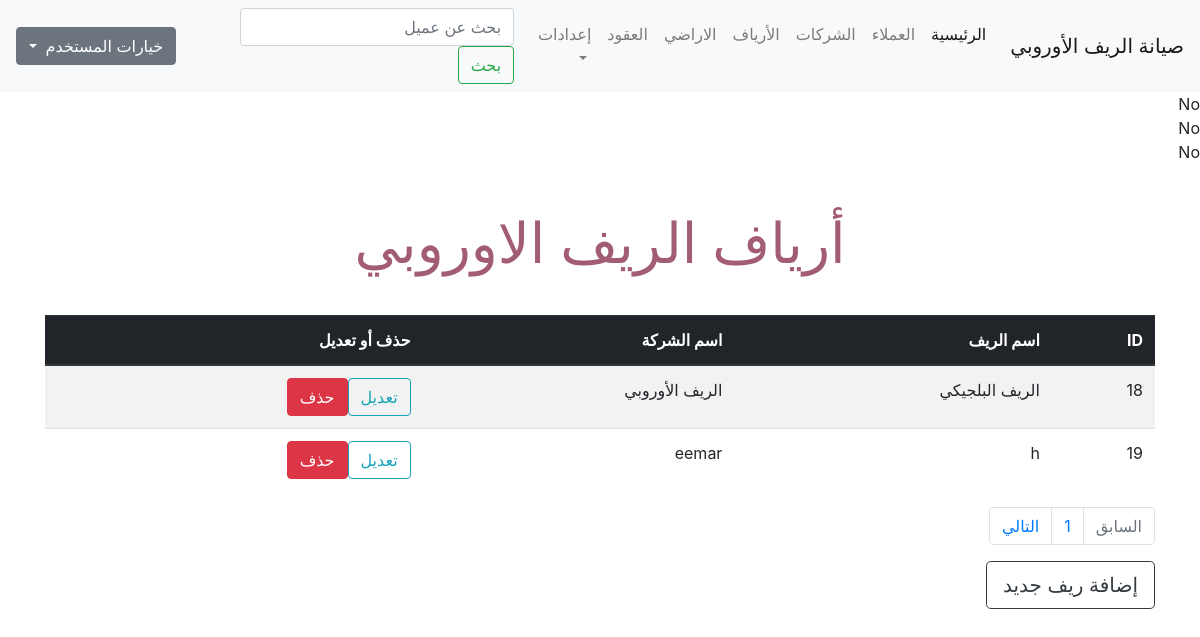
/reefs.php (signed in), run on the app's committed database.
### tables this page shows
CREATE TABLE `maint` (
  `maint_id` int(11) NOT NULL,
  `contract_id` int(11) NOT NULL,
  `balance` int(255) NOT NULL,
  `start_date` date NOT NULL,
  `end_date` date NOT NULL,
  `billed_to_date` date NOT NULL,
  `maint_fee` int(11) NOT NULL DEFAULT '750'
);

CREATE TABLE `reefs` (
  `reef_id` int(11) NOT NULL,
  `company_id` int(11) NOT NULL,
  `reef_name` varchar(100) NOT NULL
);

CREATE TABLE `company` (
  `company_id` int(11) NOT NULL,
  `company_name` varchar(150) NOT NULL
);

### reefs.php (the view, shortened to what this page needs)
<?php
if (isset($_SESSION['username'])) {
    include 'init.php';
    echo '<div class="container">';
    if (isset($_GET['action'])) {
        $action = $_GET['action'];
    } else {
        $action = "Manage";
    }
        if ($action == 'Manage') {
        $limit = 4;
        $stmt = $db->prepare("SELECT * FROM reefs");
        $stmt->execute();
        $total_result = $stmt->rowCount();
        $total_pages = ceil($total_result/$limit);
        if(!isset($_GET['page'])) {
            $page = 1;
        } else {
            $page = $_GET['page'];
        }
        $starting_limit = ($page-1)*$limit;
        $show = "SELECT * FROM reefs ORDER BY reef_id ASC LIMIT $starting_limit, $limit";
        $rows = $db->prepare($show);
        $rows->execute();
        echo '<h1 class="page-title text-center"> أرياف الريف الاوروبي </h1>';
        ?>
        <table class="table table-striped table-hover ">
            <thead class="thead-dark">
                <tr>
                    <th>
                        ID
                    </th>
                    <th>
                        اسم الريف
                    </th>
                    <th>
                        اسم الشركة
                    </th>
                    <th>
                        حذف أو تعديل
                    </th>
                </tr>
            </thead>
            <tbody>
                <?php
                    foreach($rows as $row) {
                        $stmt = $db->prepare('SELECT * FROM company WHERE company_id = ? LIMIT 1');
                        $stmt->execute(array($row['company_id']));
                        $company = $stmt->fetch();
                        echo '<tr>';
                            echo '<td>' . $row['reef_id'] .  '</td><td>' . $row['reef_name'] . '</td><td>' . $company['company_name'] .
                            '</td><td><a href="?action=Edit&id=' . $row['reef_id'] . '" class="btn btn-outline-info">تعديل</a><a href="?action=Delete&id=' . $row['reef_id'] . '" class="btn btn-danger confirm"> حذف</a></td>';
                        echo '</tr>';
                    }
                ?>
            </tbody>
        </table>
        <nav aria-label="Page navigation example">
            <ul class="pagination">
            <?php $past_page = $_GET['page'] - 1;
                if ($past_page < 1) {
                    $past_page = 1;
                    $past_page_status = 'disabled';
                }
            ?>
                <li class="page-item <?php echo $past_page_status; ?>">
                    <a href='<?php echo "?page=$past_page"; ?>' class="page-link">السابق
                    </a>
                </li>
                <?php
                for ($page=1; $page <= $total_pages ; $page++):?>
                <li class="page-item">
                    <a href='<?php echo "?page=$page"; ?>' class="page-link <?php if ($_GET['page'] == $page) { echo 'current';} ?>"><?php  echo $page; ?>
                    </a>
                </li>
            <?php endfor; ?>
            <?php $next_page = $_GET['page'] + 1;
            ?>
                <li class="page-item  <?php echo $next_page_status; ?>">
                    <a href='<?php echo "?page=$next_page"; ?>' class="page-link">التالي
                    </a>
                </li>
            </ul>
        </nav>
        <a href="?action=Add" class="btn btn-outline-dark btn-lg">إضافة ريف جديد</a>
        <?php
        include $tbl . 'footer.php';
        }
} else {
    header('Location: index.php');
    exit();
}?>

### init.php (shortened to what this page needs)
<?php
include 'db.php';
$tbl = "includes/";
include $tbl . 'header.php';
if (!isset($noNavbar)) {
    include $tbl . 'nav.php';
}
$stmtC = $db->prepare('SELECT contracts.contract_id , contracts.total_space, maint.balance, maint.start_date, maint.end_date, maint.maint_fee
 FROM contracts
INNER JOIN maint on contracts.contract_id = maint.contract_id');
$stmtC->execute();
$rows = $stmtC->fetchAll();
$curDate = date('Y-m-d');
foreach ($rows as $row) {
    $expDate = $row['start_date'];
    if ($expDate < $curDate) {
        $d = (int)abs((strtotime($curDate) - strtotime($expDate))/(60*60*24));;
        $m = $d * $row['total_space'] * $row['maint_fee'];
        $blnc = $row['balance'];
        $start_date_ = $curDate;
        $end_date_ = date("Y-m-d", strtotime(date("Y-m-d", strtotime($start_date_)). "next day"));
        $updateBalance = $db->prepare('UPDATE maint SET balance = :zblnce, start_date = :sdt, end_date = :edt WHERE contract_id = :zid');
        $updateBalance->execute(array(
            ':zblnce' => $m + $blnc,
            ':zid'  => $row['contract_id'],
            ':sdt'  => $start_date_,
            ':edt'  => $end_date_
        ));
    } else {
        echo 'No' . '<br>';
    }
}

### layout/css/main.css (style rules this page uses)
.page-title { font-size: 56px; color: #a25d74; padding: 30px 0; }

### data on the page
maint: start_date "No"
maint: start_date "No"
maint: start_date "No"
reefs: reef_id "18", reef_name "الريف البلجيكي", company.company_name "الريف الأوروبي"
reefs: reef_id "19", reef_name "h", company.company_name "eemar"
